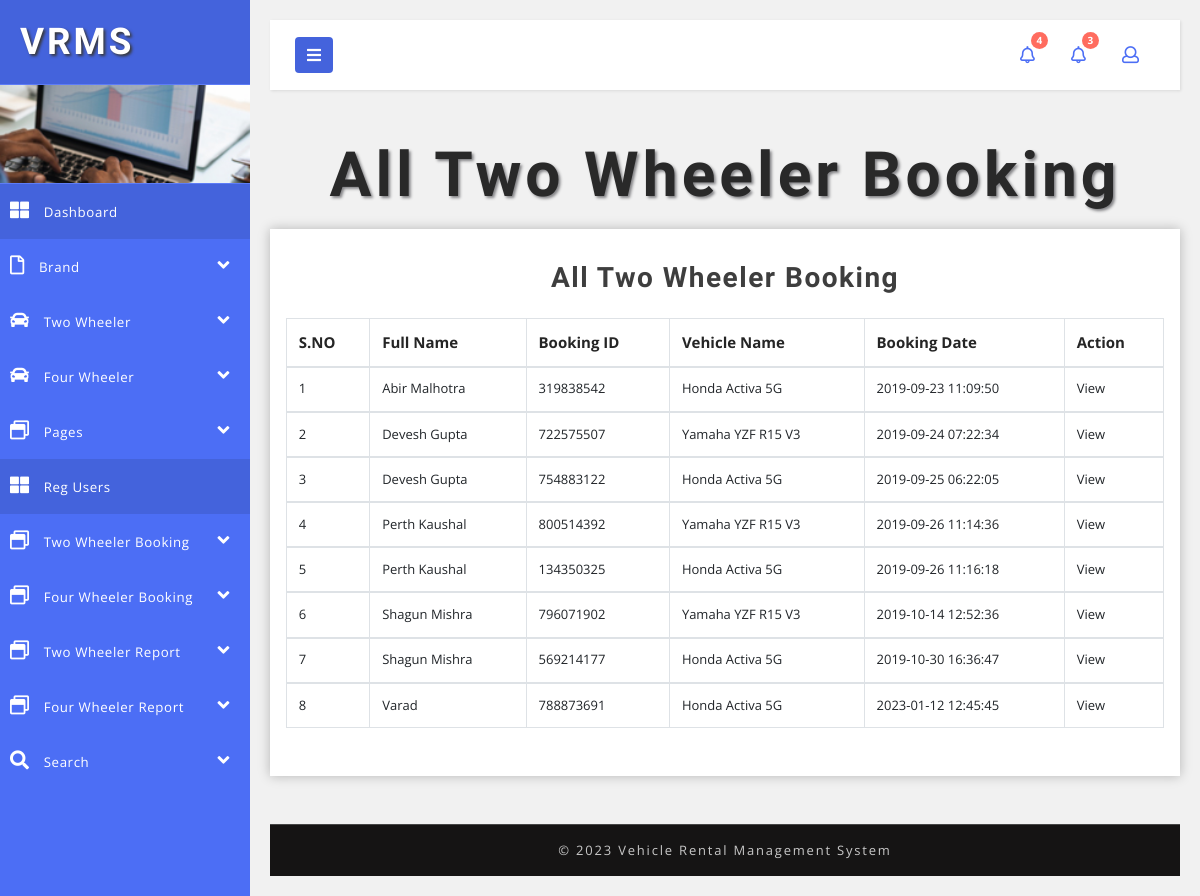
/admin/all-twowheeler-booking.php (signed in), run on the app's committed database.
### tables this page shows
CREATE TABLE IF NOT EXISTS `tblbookingtwowheeler` (
  `ID` int(10) NOT NULL AUTO_INCREMENT,
  `VehicleID` varchar(20) DEFAULT NULL,
  `Userid` varchar(20) NOT NULL,
  `FullName` varchar(120) DEFAULT NULL,
  `Email` varchar(120) DEFAULT NULL,
  `MobileNumber` bigint(10) DEFAULT NULL,
  `Location` mediumtext DEFAULT NULL,
  `BookingDate` varchar(120) DEFAULT NULL,
  `ReturnDate` varchar(120) DEFAULT NULL,
  `BookingNumber` varchar(120) DEFAULT NULL,
  `CreationDate` timestamp NULL DEFAULT current_timestamp(),
  `TotalCost` varchar(120) NOT NULL,
  `Remark` varchar(200) NOT NULL,
  `Status` varchar(120) NOT NULL,
  `RemarkDate` timestamp NULL DEFAULT NULL,
  PRIMARY KEY (`ID`)
);

CREATE TABLE IF NOT EXISTS `tblvehicle` (
  `ID` int(10) NOT NULL AUTO_INCREMENT,
  `CategoryName` varchar(120) DEFAULT NULL,
  `BrandName` varchar(50) DEFAULT NULL,
  `VehicleName` varchar(120) DEFAULT NULL,
  `RegistrationNumber` varchar(120) DEFAULT NULL,
  `RentalPrice` varchar(120) DEFAULT NULL,
  `VehicleModel` varchar(120) DEFAULT NULL,
  `VehicleDescription` mediumtext DEFAULT NULL,
  `SeatingCapacity` int(10) NOT NULL,
  `Image` varchar(200) DEFAULT NULL,
  `Image1` varchar(200) DEFAULT NULL,
  `Image2` varchar(200) DEFAULT NULL,
  `Image3` varchar(200) DEFAULT NULL,
  `Image4` varchar(200) DEFAULT NULL,
  `Image5` varchar(200) DEFAULT NULL,
  `CreationDate` timestamp NULL DEFAULT current_timestamp(),
  PRIMARY KEY (`ID`)
);

### admin/all-twowheeler-booking.php (the view, shortened to what this page needs)
<?php
if (strlen($_SESSION['vrmsaid']==0)) {
  header('location:logout.php');
  } else{
?>
<!DOCTYPE html>
<html lang="en">
<head>
    <link href="css/bootstrap.css" rel="stylesheet" type="text/css" media="all" />
    <link href="css/style.css" rel="stylesheet" type="text/css" media="all" />
    <link rel="stylesheet" href="css/style4.css">
    <link href="css/fontawesome-all.css" rel="stylesheet">
</head>
<body>
    <div class="wrapper">
   <?php include_once('includes/sidebar.php');?>
        <div id="content">
       <?php include_once('includes/header.php');?>
            <h2 class="main-title-w3layouts mb-2 text-center">All Two Wheeler Booking</h2>
            <section class="tables-section">
                <div class="outer-w3-agile mt-3">
                    <h4 class="tittle-w3-agileits mb-4">All Two Wheeler Booking</h4>
                    <div class="container-fluid">
                        <div class="row">
                            <table class="table table-bordered">
                                <thead>
                                    <tr>
                                        <th scope="col">S.NO</th>
                                        <th scope="col">Full Name</th>
                                        <th scope="col">Booking ID</th>
                                        <th scope="col">Vehicle Name</th>
                                        <th scope="col">Booking Date</th>
                                        <th scope="col">Action</th>
                                    </tr>
                                </thead>
                                <?php
$ret=mysqli_query($con,"select tblbookingtwowheeler.ID as bid,tblbookingtwowheeler.FullName,tblbookingtwowheeler.BookingNumber,tblbookingtwowheeler.BookingDate,tblvehicle.VehicleName,tblbookingtwowheeler.CreationDate from  tblbookingtwowheeler join  tblvehicle on tblvehicle.ID=tblbookingtwowheeler.VehicleID");
$cnt=1;
while ($row=mysqli_fetch_array($ret)) {
?>
                                <tbody>
                                    <tr data-expanded="true">
            <td><?php echo $cnt;?></td>
                  <td><?php  echo $row['FullName'];?></td>
                  <td><?php  echo $row['BookingNumber'];?></td>
                  <td><?php  echo $row['VehicleName'];?></td>
                  <td><?php  echo $row['CreationDate'];?></td>
                  <td><a href="view-twowheeler-booking.php?viewid=<?php echo $row['bid'];?>">View</a>
                </tr>
                <?php
$cnt=$cnt+1;
}?>
                                </tbody>
                            </table>
                        </div>
                    </div>
                </div>
            </section>
           <?php include_once('includes/footer.php');?>
        </div>
    </div>
</body>
</html>
<?php }  ?>

### admin/css/style.css (style rules this page uses)
html, body { margin: 0; font-size: 100%; font-family: 'Open Sans', sans-serif; background: #fff; }
h1, h2, h3, h4, h5, h6 { margin: 0; font-family: 'Poiret One', cursive; font-weight: 700; }
.outer-w3-agile { padding: 2em 1em; -webkit-box-shadow: 0px 0px 11px 0px rgba(0, 0, 0, 0.25); -moz-box-shadow: 0px 0px 11px 0px rgba(0, 0, 0, 0.25); box-shadow: 0px 0px 11px 0px rgba(0, 0, 0, 0.25); background: #fff; }
h2.main-title-w3layouts { font-size: 3.9em; letter-spacing: 4px; color: #292929; text-shadow: 2px 2px 3px #838386; text-transform: capitalize; }
h4.tittle-w3-agileits { font-size: 2em; letter-spacing: 1.5px; font-weight: 600; color: #3e3e3e; text-align: center; }
.table th, .table td { padding: 0.74rem; vertical-align: top; border-top: 1px solid #dee2e6; font-size: 13px; }
.table th { color: #252525; font-size: 15px; }
@media (max-width:1280px) { h4.tittle-w3-agileits { font-size: 1.75em; } }

### admin/css/style4.css (style rules this page uses)
body { font-family: 'Open Sans', sans-serif; background: #f1f1f1; }
.wrapper { display: flex; align-items: stretch; }
#content { padding: 20px; min-height: 100vh; transition: all 0.3s; overflow: hidden; width: 100%; }

### data on the page
tblbookingtwowheeler: FullName "Abir Malhotra", BookingNumber "319838542", VehicleID.VehicleName "Honda Activa 5G", CreationDate "2019-09-23 11:09:50"
tblbookingtwowheeler: FullName "Devesh Gupta", BookingNumber "722575507", VehicleID.VehicleName "Yamaha YZF R15 V3", CreationDate "2019-09-24 07:22:34"
tblbookingtwowheeler: FullName "Devesh Gupta", BookingNumber "754883122", VehicleID.VehicleName "Honda Activa 5G", CreationDate "2019-09-25 06:22:05"
tblbookingtwowheeler: FullName "Perth Kaushal", BookingNumber "800514392", VehicleID.VehicleName "Yamaha YZF R15 V3", CreationDate "2019-09-26 11:14:36"
tblbookingtwowheeler: FullName "Perth Kaushal", BookingNumber "134350325", VehicleID.VehicleName "Honda Activa 5G", CreationDate "2019-09-26 11:16:18"
tblbookingtwowheeler: FullName "Shagun Mishra", BookingNumber "796071902", VehicleID.VehicleName "Yamaha YZF R15 V3", CreationDate "2019-10-14 12:52:36"
tblbookingtwowheeler: FullName "Shagun Mishra", BookingNumber "569214177", VehicleID.VehicleName "Honda Activa 5G", CreationDate "2019-10-30 16:36:47"
tblbookingtwowheeler: FullName "Varad", BookingNumber "788873691", VehicleID.VehicleName "Honda Activa 5G", CreationDate "2023-01-12 12:45:45"

### other printed values
$num "4"
$num "3"
